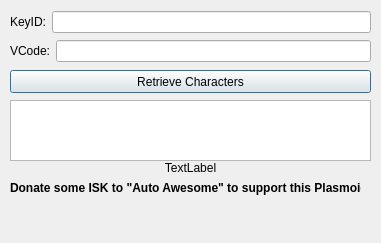
<?xml version="1.0" encoding="UTF-8"?>
<ui version="4.0">
 <class>Dialog</class>
 <widget class="QDialog" name="Dialog">
  <property name="geometry">
   <rect>
    <x>0</x>
    <y>0</y>
    <width>381</width>
    <height>243</height>
   </rect>
  </property>
  <property name="windowTitle">
   <string>Dialog</string>
  </property>
  <widget class="QWidget" name="verticalLayoutWidget">
   <property name="geometry">
    <rect>
     <x>10</x>
     <y>10</y>
     <width>361</width>
     <height>54</height>
    </rect>
   </property>
   <layout class="QVBoxLayout" name="verticalLayout">
    <item>
     <layout class="QHBoxLayout" name="horizontalLayout">
      <item>
       <widget class="QLabel" name="lblUserID">
        <property name="text">
         <string>KeyID:</string>
        </property>
       </widget>
      </item>
      <item>
       <widget class="QLineEdit" name="txtUserID"/>
      </item>
     </layout>
    </item>
    <item>
     <layout class="QHBoxLayout" name="horizontalLayout_2">
      <item>
       <widget class="QLabel" name="lblUserID_2">
        <property name="toolTip">
         <string>Verification Code</string>
        </property>
        <property name="text">
         <string>VCode:</string>
        </property>
       </widget>
      </item>
      <item>
       <widget class="QLineEdit" name="txtAPIKey"/>
      </item>
     </layout>
    </item>
   </layout>
  </widget>
  <widget class="QListWidget" name="lstChars">
   <property name="geometry">
    <rect>
     <x>10</x>
     <y>100</y>
     <width>361</width>
     <height>61</height>
    </rect>
   </property>
  </widget>
  <widget class="QPushButton" name="cmdRetrieveChars">
   <property name="geometry">
    <rect>
     <x>10</x>
     <y>70</y>
     <width>361</width>
     <height>23</height>
    </rect>
   </property>
   <property name="text">
    <string>Retrieve Characters</string>
   </property>
  </widget>
  <widget class="QLabel" name="txtStatus">
   <property name="geometry">
    <rect>
     <x>10</x>
     <y>160</y>
     <width>361</width>
     <height>16</height>
    </rect>
   </property>
   <property name="text">
    <string>TextLabel</string>
   </property>
   <property name="alignment">
    <set>Qt::AlignCenter</set>
   </property>
  </widget>
  <widget class="QLabel" name="label">
   <property name="geometry">
    <rect>
     <x>10</x>
     <y>180</y>
     <width>351</width>
     <height>16</height>
    </rect>
   </property>
   <property name="text">
    <string>&lt;html&gt;&lt;b&gt;Donate some ISK to &quot;Auto Awesome&quot; to support this Plasmoid!</string>
   </property>
   <property name="alignment">
    <set>Qt::AlignCenter</set>
   </property>
  </widget>
 </widget>
 <resources/>
 <connections/>
</ui>
